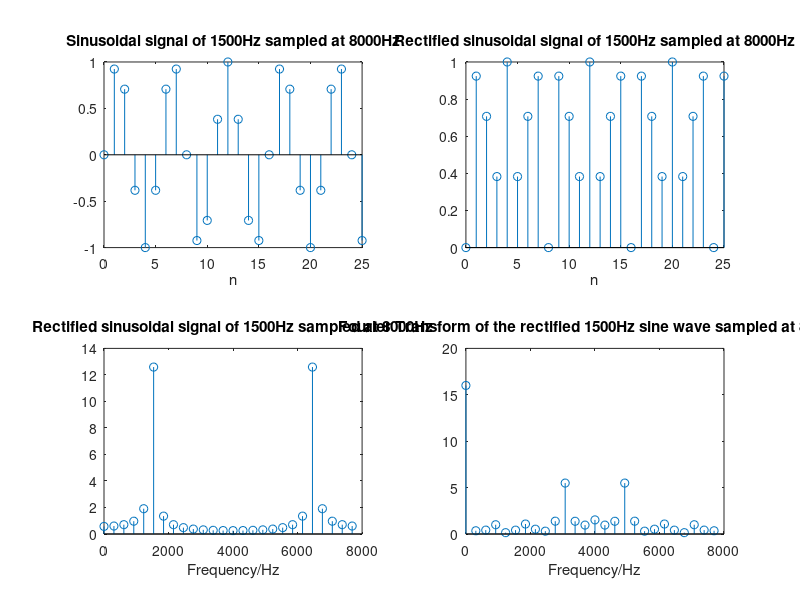

Reproduce this figure in MATLAB.
f0 = 1500;
fs = 8000;
n = 0:25;
len = length(n);
x = sin(2*pi*n*f0/fs);


fspread = (0:len-1)*(fs/len);
f = fft(x, len);
xabs = abs(x);
fabs = fft(xabs, len);


subplot(2, 2, 1)
stem(n,x);
tit = sprintf('Sinusoidal signal of %dHz sampled at %dHz', f0, fs);
title(tit)
xlabel('n')

subplot(2,2,3)
stem(fspread, abs(f));
tit = sprintf('Rectified sinusoidal signal of %dHz sampled at %dHz', f0, fs);
title(tit)
xlabel('Frequency/Hz')

subplot(2,2,2)
stem(n,xabs);
tit = sprintf('Rectified sinusoidal signal of %dHz sampled at %dHz', f0, fs);
title(tit)
xlabel('n')

subplot(2,2,4)
stem(fspread, abs(fabs))
tit = sprintf('Fourier Transform of the rectified %dHz sine wave sampled at %dHz', f0, fs);
title(tit)
xlabel('Frequency/Hz')